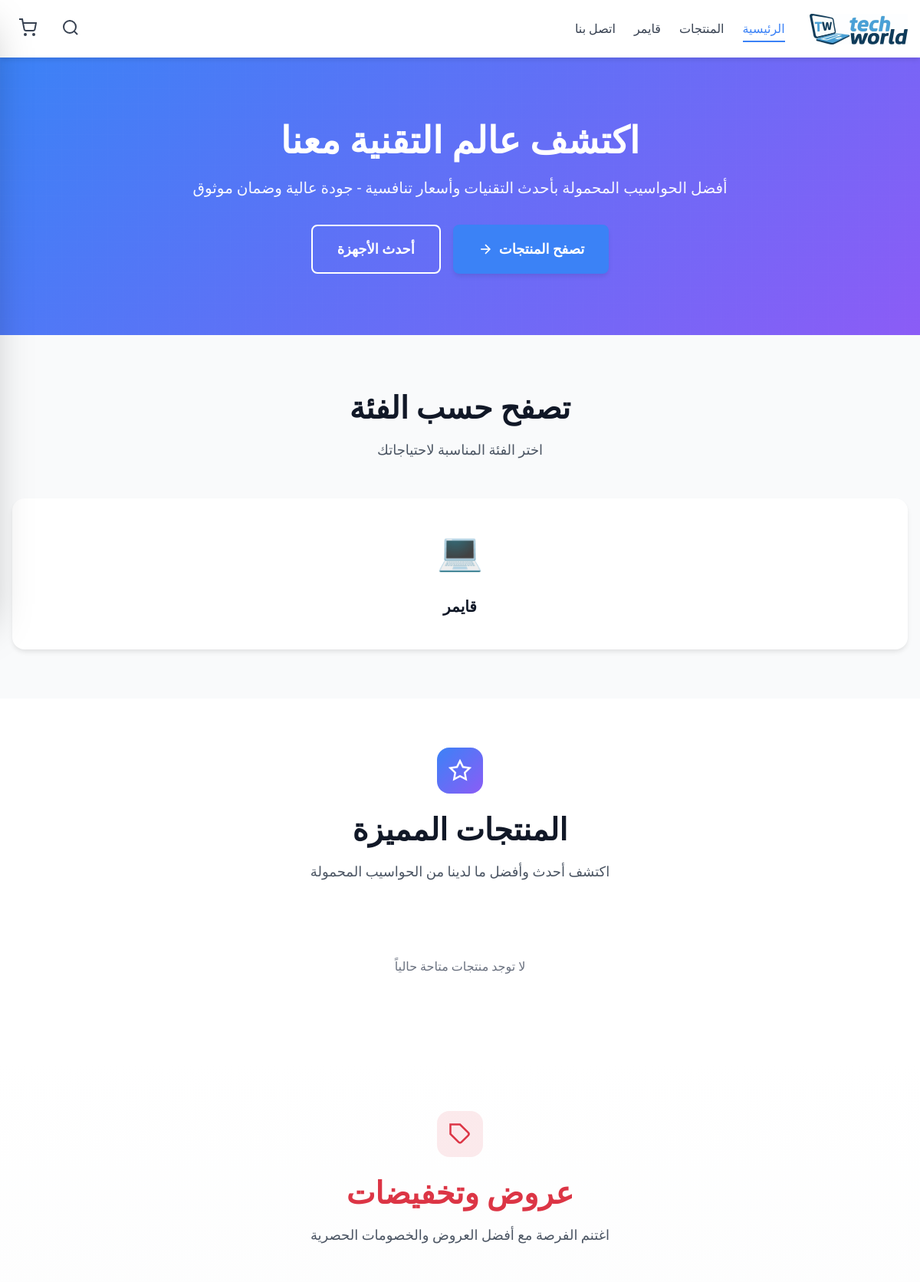
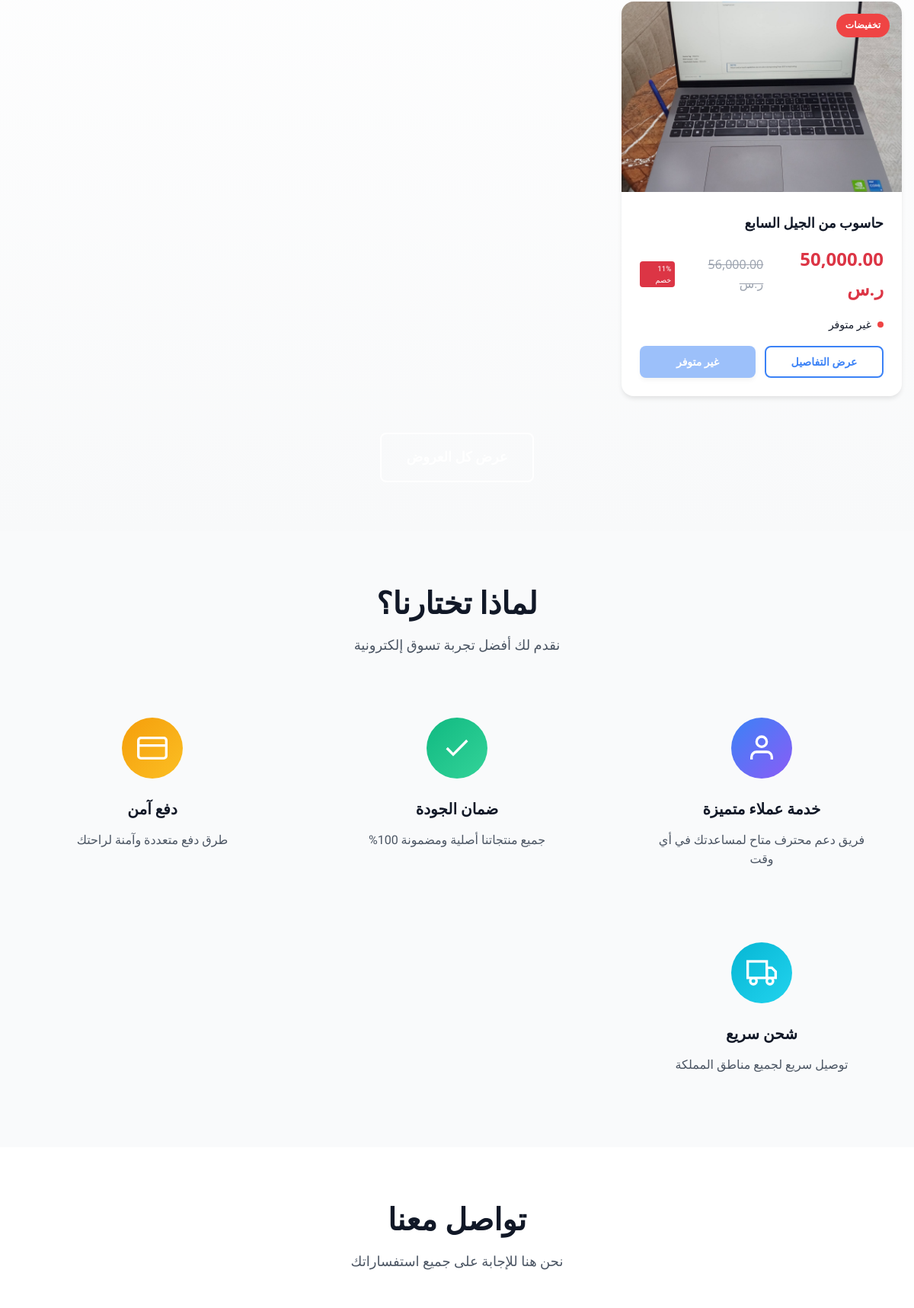
The page / (upper part) on the database its author committed (2 pictures, top to bottom).
### tables this page shows
CREATE TABLE `categories` (
  `id` int(11) NOT NULL,
  `name_ar` varchar(100) NOT NULL,
  `name_en` varchar(100) NOT NULL,
  `slug` varchar(100) NOT NULL,
  `description` text DEFAULT NULL,
  `icon` varchar(100) DEFAULT NULL,
  `image` varchar(255) DEFAULT NULL,
  `is_active` tinyint(1) DEFAULT 1,
  `display_order` int(11) DEFAULT 0,
  `created_at` timestamp NOT NULL DEFAULT current_timestamp(),
  `updated_at` timestamp NOT NULL DEFAULT current_timestamp() ON UPDATE current_timestamp()
);

CREATE TABLE `products` (
  `id` int(11) NOT NULL,
  `name_ar` varchar(200) NOT NULL,
  `name_en` varchar(200) NOT NULL,
  `slug` varchar(200) NOT NULL,
  `sku` varchar(100) DEFAULT NULL,
  `model` varchar(100) DEFAULT NULL,
  `brand` varchar(100) DEFAULT NULL,
  `category_id` int(11) NOT NULL,
  `price` decimal(10,2) NOT NULL,
  `original_price` decimal(10,2) DEFAULT NULL,
  `discount_percentage` int(11) DEFAULT 0,
  `stock_count` int(11) DEFAULT 0,
  `in_stock` tinyint(1) DEFAULT 1,
  `min_stock` int(11) DEFAULT 5,
  `processor` varchar(200) DEFAULT NULL,
  `ram` varchar(100) DEFAULT NULL,
  `storage` varchar(100) DEFAULT NULL,
  `gpu` varchar(200) DEFAULT NULL,
  `screen_size` varchar(50) DEFAULT NULL,
  `screen_resolution` varchar(100) DEFAULT NULL,
  `battery` varchar(100) DEFAULT NULL,
  `weight` varchar(50) DEFAULT NULL,
  `os` varchar(100) DEFAULT NULL,
  `ports` text DEFAULT NULL,
  `description_short` text DEFAULT NULL,
  `description_full` text DEFAULT NULL,
  `warranty` varchar(200) DEFAULT NULL,
  `badge` enum('new','bestseller','sale','featured','none') DEFAULT 'none',
  `status` enum('active','inactive','draft','out_of_stock') DEFAULT 'active',
  `views` int(11) DEFAULT 0,
  `sales` int(11) DEFAULT 0,
  `rating` decimal(3,2) DEFAULT 0.00,
  `review_count` int(11) DEFAULT 0,
  `meta_title` varchar(200) DEFAULT NULL,
  `meta_description` text DEFAULT NULL,
  `meta_keywords` text DEFAULT NULL,
  `created_at` timestamp NOT NULL DEFAULT current_timestamp(),
  `updated_at` timestamp NOT NULL DEFAULT current_timestamp() ON UPDATE current_timestamp()
);

CREATE TABLE `product_images` (
  `id` int(11) NOT NULL,
  `product_id` int(11) NOT NULL,
  `image_url` varchar(500) NOT NULL,
  `is_primary` tinyint(1) DEFAULT 0,
  `display_order` int(11) DEFAULT 0,
  `alt_text` varchar(200) DEFAULT NULL,
  `created_at` timestamp NOT NULL DEFAULT current_timestamp()
);

CREATE TABLE `settings` (
  `id` int(11) NOT NULL,
  `setting_key` varchar(100) NOT NULL,
  `setting_value` text DEFAULT NULL,
  `setting_type` enum('text','number','boolean','json') DEFAULT 'text',
  `description` varchar(255) DEFAULT NULL,
  `updated_at` timestamp NOT NULL DEFAULT current_timestamp() ON UPDATE current_timestamp()
);

### index.php (the view, shortened to what the rows shown need)
<?php
require_once 'includes/functions.php';
$saleProducts = getOnSaleProducts(8);
$categories = getAllCategories();
$currency = getSetting('currency_symbol', 'دج');
include 'includes/header.php';
?>
<section class="hero">
    <div class="container">
        <div class="hero-content">
            <h1>اكتشف عالم التقنية معنا</h1>
        </div>
    </div>
</section>
<section class="section" style="background: var(--gray-50);">
    <div class="container">
        <div class="section-header">
            <h2>تصفح حسب الفئة</h2>
        </div>
        <div style="display: grid; grid-template-columns: repeat(auto-fit, minmax(250px, 1fr)); gap: 1.5rem;">
            <?php foreach ($categories as $category): ?>
                <a href="products.php?category=<?php echo $category['slug']; ?>"
                   style="background: white; padding: 2rem; border-radius: var(--radius-lg); text-align: center; box-shadow: var(--shadow); transition: var(--transition); display: block;"
                   onmouseover="this.style.transform='translateY(-8px)'; this.style.boxShadow='var(--shadow-xl)'"
                   onmouseout="this.style.transform='translateY(0)'; this.style.boxShadow='var(--shadow)'">
                    <div style="font-size: 3rem; margin-bottom: 1rem;"><?php echo $category['icon']; ?></div>
                    <h3 style="font-size: 1.25rem; font-weight: 600; color: var(--gray-900); margin-bottom: 0.5rem;">
                        <?php echo clean($category['name_ar']); ?>
                    </h3>
                </a>
            <?php endforeach; ?>
        </div>
    </div>
</section>
<section class="section" id="featured">
    <div class="container">
        <div class="section-header">
            <h2>المنتجات المميزة</h2>
        </div>
    </div>
</section>
<?php if (!empty($saleProducts)): ?>
<section class="section" id="sales" style="background: linear-gradient(to bottom, #fff, #f8f9fa);">
    <div class="container">
        <div class="section-header">
            <h2 style="color: #dc3545;">عروض وتخفيضات</h2>
        </div>
        <div class="products-grid">
            <?php foreach ($saleProducts as $product): ?>
                <div class="product-card">
                    <span class="product-badge sale">تخفيضات</span>
                    <a href="product.php?id=<?php echo $product['id']; ?>">
                        <?php
                        $image = !empty($product['images']) ? $product['images'][0]['image_url'] : 'assets/images/placeholder.jpg';
                        ?>
                        <img src="<?php echo clean($image); ?>"
                             alt="<?php echo clean($product['name_ar']); ?>"
                             class="product-image"
                             onerror="this.src='assets/images/placeholder.jpg'">
                    </a>
                    <div class="product-body">
                        <h3 class="product-name">
                            <a href="product.php?id=<?php echo $product['id']; ?>" style="color: inherit;">
                                <?php echo clean($product['name_ar']); ?>
                            </a>
                        </h3>
                        <div class="product-price">
                            <span class="current-price" style="color: #dc3545;"><?php echo formatPrice($product['price']); ?> <?php echo $currency; ?></span>
                            <?php if ($product['original_price'] && $product['original_price'] > $product['price']): ?>
                                <span class="original-price"><?php echo formatPrice($product['original_price']); ?> <?php echo $currency; ?></span>
                                <?php
                                $discount = round((($product['original_price'] - $product['price']) / $product['original_price']) * 100);
                                ?>
                                <span style="font-size: 0.6rem; background: #dc3545; color: white; padding: 0.1rem 0.3rem; border-radius: 4px; margin-right: 0.5rem; vertical-align: middle;"><?php echo $discount; ?>% خصم</span>
                            <?php endif; ?>
                        </div>
                        <div class="stock-status">
                            <span class="stock-dot <?php echo $product['stock_count'] > 0 ? 'in-stock' : 'out-of-stock'; ?>"></span>
                            <span><?php echo $product['stock_count'] > 0 ? 'متوفر' : 'غير متوفر'; ?></span>
                        </div>
                        <div class="product-actions">
                            <a href="product.php?id=<?php echo $product['id']; ?>" class="btn btn-secondary btn-sm">
                                عرض التفاصيل
                            </a>
                            <?php if ($product['stock_count'] > 0): ?>
                                <button class="btn btn-primary btn-sm"
                                        onclick="addToCart('<?php echo $product['id']; ?>',
                                                         '<?php echo addslashes($product['name_ar']); ?>',
                                                         <?php echo $product['price']; ?>,
                                                         '<?php echo clean($image); ?>',
                                                         '<?php echo addslashes($product['model'] ?? ''); ?>')">
                                    أضف للسلة
                                </button>
                            <?php else: ?>
                                <button class="btn btn-primary btn-sm" disabled>
                                    غير متوفر
                                </button>
                            <?php endif; ?>
                        </div>
                    </div>
                </div>
            <?php endforeach; ?>
        </div>
    </div>
</section>
<?php endif; ?>
<section class="section" style="background: var(--gray-50);">
    <div class="container">
        <div class="section-header">
            <h2>لماذا تختارنا؟</h2>
        </div>
    </div>
</section>
<section class="section" id="contact">
    <div class="container">
        <div class="section-header">
            <h2>تواصل معنا</h2>
        </div>
    </div>
</section>
<?php include 'includes/footer.php'; ?>

### includes/header.php (shortened to what the rows shown need)
<?php
require_once __DIR__ . '/functions.php';
$categories = getAllCategories();
?>
<!DOCTYPE html>
<html lang="ar" dir="rtl">
<head>
    <link rel="stylesheet" href="assets/css/style.css">
</head>
<body>
    <header class="header">
        <div class="container">
            <nav class="navbar">
                <div class="navbar-menu">
                    <ul class="navbar-nav" id="navbarNav">
                        <?php foreach (array_slice($categories, 0, 3) as $category): ?>
                            <li><a href="products.php?category=<?php echo $category['slug']; ?>" class="nav-link <?php echo (isset($_GET['category']) && $_GET['category'] == $category['slug']) ? 'active' : ''; ?>"><?php echo clean($category['name_ar']); ?></a></li>
                        <?php endforeach; ?>
                    </ul>
                </div>
            </nav>
        </div>
    </header>
    <main>

### includes/functions.php (shortened to what the rows shown need)
<?php
require_once __DIR__ . '/../config/database.php';
function clean($data) {
    return htmlspecialchars(trim($data), ENT_QUOTES, 'UTF-8');
}
function getProductImages($productId) {
    $sql = "SELECT * FROM product_images
            WHERE product_id = :product_id
            ORDER BY is_primary DESC, display_order ASC";
    return fetchAll($sql, ['product_id' => $productId]);
}
function getOnSaleProducts($limit = 8) {
    $sql = "SELECT p.*, c.name_ar as category_name
            FROM products p
            LEFT JOIN categories c ON p.category_id = c.id
            WHERE p.status = 'active'
            AND (p.badge = 'sale' OR (p.original_price IS NOT NULL AND p.original_price > p.price))
            ORDER BY p.created_at DESC
            LIMIT :limit";
    $products = fetchAll($sql, ['limit' => $limit]);
    foreach ($products as &$product) {
        $product['images'] = getProductImages($product['id']);
    }
    return $products;
}
function getAllCategories() {
    $sql = "SELECT * FROM categories WHERE is_active = 1 ORDER BY display_order ASC";
    return fetchAll($sql);
}
function getSetting($key, $default = null) {
    $sql = "SELECT setting_value FROM settings WHERE setting_key = :key";
    $result = fetchOne($sql, ['key' => $key]);
    return $result ? $result['setting_value'] : $default;
}
function formatPricePlain($price) {
    return number_format($price, 2, '.', ',');
}
function formatPrice($price) {
    return '<span class="en-num">' . formatPricePlain($price) . '</span>';
}

### rows shown on the page
categories: name_ar "قايمر", icon "💻"
products: product_images.image_url (picture), name_ar "حاسوب من الجيل السابع", price "50,000.00 56,000.00", discount "11", stock_count "غير متوفر"
settings: setting_value "ر.س"
